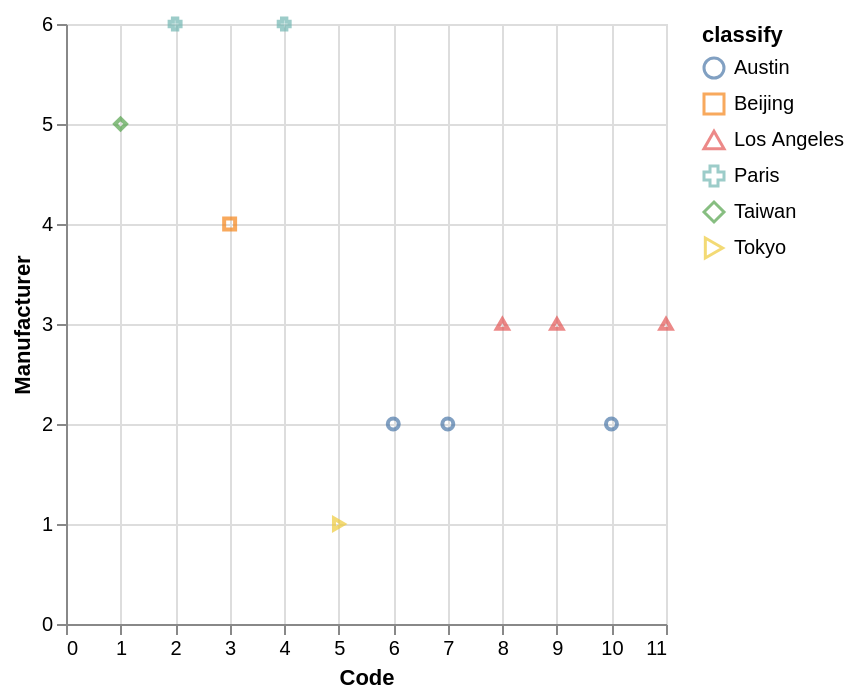

Write the Vega-Lite specification saved for this chart.
### Vega-Lite specification from a JSON file in a GitHub repository (floating-point values rounded to 4 significant figures)
{"data": {"values": [{"x_data": 6, "y_data": 2, "classify": "Austin"}, {"x_data": 7, "y_data": 2, "classify": "Austin"}, {"x_data": 10, "y_data": 2, "classify": "Austin"}, {"x_data": 3, "y_data": 4, "classify": "Beijing"}, {"x_data": 8, "y_data": 3, "classify": "Los Angeles"}, {"x_data": 9, "y_data": 3, "classify": "Los Angeles"}, {"x_data": 11, "y_data": 3, "classify": "Los Angeles"}, {"x_data": 2, "y_data": 6, "classify": "Paris"}, {"x_data": 4, "y_data": 6, "classify": "Paris"}, {"x_data": 1, "y_data": 5, "classify": "Taiwan"}, {"x_data": 5, "y_data": 1, "classify": "Tokyo"}]}, "mark": "point", "encoding": {"x": {"field": "x_data", "type": "quantitative", "title": "Code", "scale": {"zero": "false"}}, "y": {"field": "y_data", "type": "quantitative", "title": "Manufacturer", "scale": {"zero": "false"}}, "color": {"field": "classify", "type": "nominal"}, "shape": {"field": "classify", "type": "nominal"}}}
